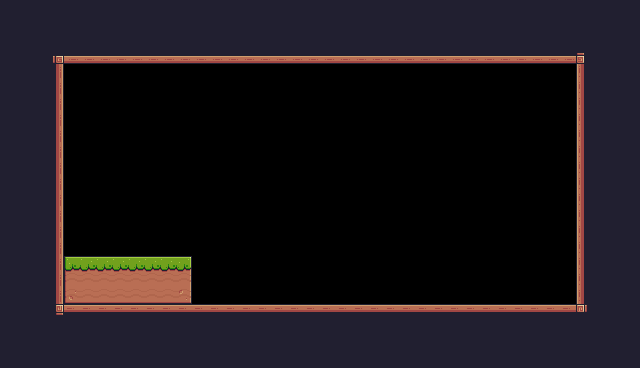

Tiled map render using the project's own tile images. Description and the whole map definition, tile-layer contents included, below:
An orthogonal 40x23 tile map with 16x16 px tiles, 1 tile layer (background).

<map version="1.10" tiledversion="1.11.0" orientation="orthogonal" renderorder="right-down" width="40" height="23" tilewidth="16" tileheight="16" infinite="0" nextlayerid="2" nextobjectid="1">
 <tileset firstgid="1" source="Pixel Adventure.tsx" />
 <layer id="1" name="background" width="40" height="23">
  <data encoding="csv">
24,24,24,24,24,24,24,24,24,24,24,24,24,24,24,24,24,24,24,24,24,24,24,24,24,24,24,24,24,24,24,24,24,24,24,24,24,24,24,24,
24,24,24,24,24,24,24,24,24,24,24,24,24,24,24,24,24,24,24,24,24,24,24,24,24,24,24,24,24,24,24,24,24,24,24,24,24,24,24,24,
24,24,24,24,24,24,24,24,24,24,24,24,24,24,24,24,24,24,24,24,24,24,24,24,24,24,24,24,24,24,24,24,24,24,24,24,24,24,24,24,
24,24,24,92,134,134,134,134,134,134,134,134,134,134,134,134,134,134,134,134,134,134,134,134,134,134,134,134,134,134,134,134,134,134,134,134,93,24,24,24,
24,24,24,113,0,0,0,0,0,0,0,0,0,0,0,0,0,0,0,0,0,0,0,0,0,0,0,0,0,0,0,0,0,0,0,0,111,24,24,24,
24,24,24,113,0,0,0,0,0,0,0,0,0,0,0,0,0,0,0,0,0,0,0,0,0,0,0,0,0,0,0,0,0,0,0,0,111,24,24,24,
24,24,24,113,0,0,0,0,0,0,0,0,0,0,0,0,0,0,0,0,0,0,0,0,0,0,0,0,0,0,0,0,0,0,0,0,111,24,24,24,
24,24,24,113,0,0,0,0,0,0,0,0,0,0,0,0,0,0,0,0,0,0,0,0,0,0,0,0,0,0,0,0,0,0,0,0,111,24,24,24,
24,24,24,113,0,0,0,0,0,0,0,0,0,0,0,0,0,0,0,0,0,0,0,0,0,0,0,0,0,0,0,0,0,0,0,0,111,24,24,24,
24,24,24,113,0,0,0,0,0,0,0,0,0,0,0,0,0,0,0,0,0,0,0,0,0,0,0,0,0,0,0,0,0,0,0,0,111,24,24,24,
24,24,24,113,0,0,0,0,0,0,0,0,0,0,0,0,0,0,0,0,0,0,0,0,0,0,0,0,0,0,0,0,0,0,0,0,111,24,24,24,
24,24,24,113,0,0,0,0,0,0,0,0,0,0,0,0,0,0,0,0,0,0,0,0,0,0,0,0,0,0,0,0,0,0,0,0,111,24,24,24,
24,24,24,113,0,0,0,0,0,0,0,0,0,0,0,0,0,0,0,0,0,0,0,0,0,0,0,0,0,0,0,0,0,0,0,0,111,24,24,24,
24,24,24,113,0,0,0,0,0,0,0,0,0,0,0,0,0,0,0,0,0,0,0,0,0,0,0,0,0,0,0,0,0,0,0,0,111,24,24,24,
24,24,24,113,0,0,0,0,0,0,0,0,0,0,0,0,0,0,0,0,0,0,0,0,0,0,0,0,0,0,0,0,0,0,0,0,111,24,24,24,
24,24,24,113,0,0,0,0,0,0,0,0,0,0,0,0,0,0,0,0,0,0,0,0,0,0,0,0,0,0,0,0,0,0,0,0,111,24,24,24,
24,24,24,113,7,8,8,8,8,8,8,9,0,0,0,0,0,0,0,0,0,0,0,0,0,0,0,0,0,0,0,0,0,0,0,0,111,24,24,24,
24,24,24,113,29,30,30,30,30,30,30,31,0,0,0,0,0,0,0,0,0,0,0,0,0,0,0,0,0,0,0,0,0,0,0,0,111,24,24,24,
24,24,24,113,51,52,52,52,52,52,52,53,0,0,0,0,0,0,0,0,0,0,0,0,0,0,0,0,0,0,0,0,0,0,0,0,111,24,24,24,
24,24,24,114,90,90,90,90,90,90,90,90,90,90,90,90,90,90,90,90,90,90,90,90,90,90,90,90,90,90,90,90,90,90,90,90,115,24,24,24,
24,24,24,24,24,24,24,24,24,24,24,24,24,24,24,24,24,24,24,24,24,24,24,24,24,24,24,24,24,24,24,24,24,24,112,112,24,24,24,24,
24,24,24,24,24,24,24,24,24,24,24,24,24,24,24,24,24,24,24,24,24,24,24,24,24,24,24,24,24,24,24,24,24,24,24,24,24,24,24,24,
24,24,24,24,24,24,24,24,24,24,24,24,24,24,24,24,24,24,24,24,24,24,24,24,24,24,24,24,24,24,24,24,24,24,24,24,24,24,24,24
</data>
 </layer>
</map>
